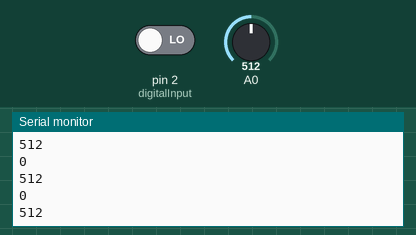
The sketch below on a simulated Arduino Uno, built with avr-gcc and run on an emulated ATmega328P. Parts: the last lines printed to the serial monitor. The inputs (shaded band) are chosen by the test bench; at power-on: A0 = 512, pin 2 (digitalInput) LOW.

Above: at 1.2 s.
1.3 s: A0 set to 716
At 1.8 s:
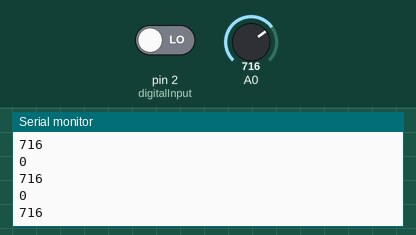
2.8 s: pin 2 (digitalInput) driven HIGH
At 3.8 s:
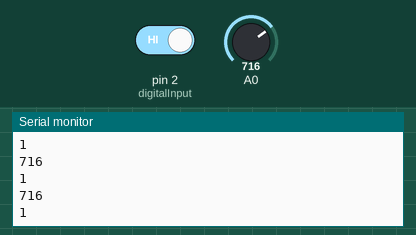
4.3 s: A0 set to 900
At 5.2 s:
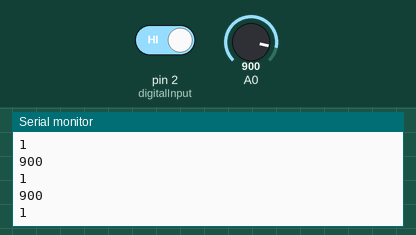
Timing chart, 0 to 7.3 s (numbered marks = the images above; inputs shaded):
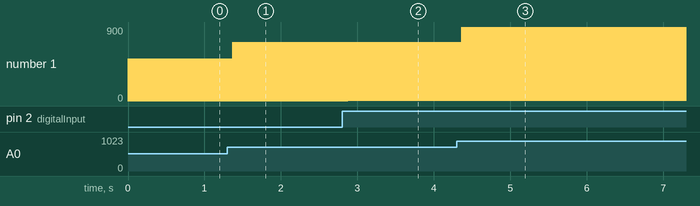

The sketch:

1015_P2.ino
```cpp
const int digitalInput = 2;

void setup() {
  Serial.begin(9600);
  pinMode(digitalInput, INPUT);
}

void loop() {
  int sensorValue = analogRead(A0);
  int digitalSensorValue = digitalRead(digitalInput);

  Serial.println(sensorValue);
  Serial.println(digitalSensorValue);
  delay(1);
}
```

Measured:
- after the input at 1.3 s, the serial monitor: prints a new line after 0.07 s (image 1)
- after the input at 2.8 s, the serial monitor: prints a new line after 0.08 s (image 2)
- after the input at 4.3 s, the serial monitor: prints a new line after 0.07 s (image 3)
- plotted number 1: 512 → 716 after the input at 1.3 s, 716 → 1 after the input at 2.8 s, 1 → 900 after the input at 4.3 s
